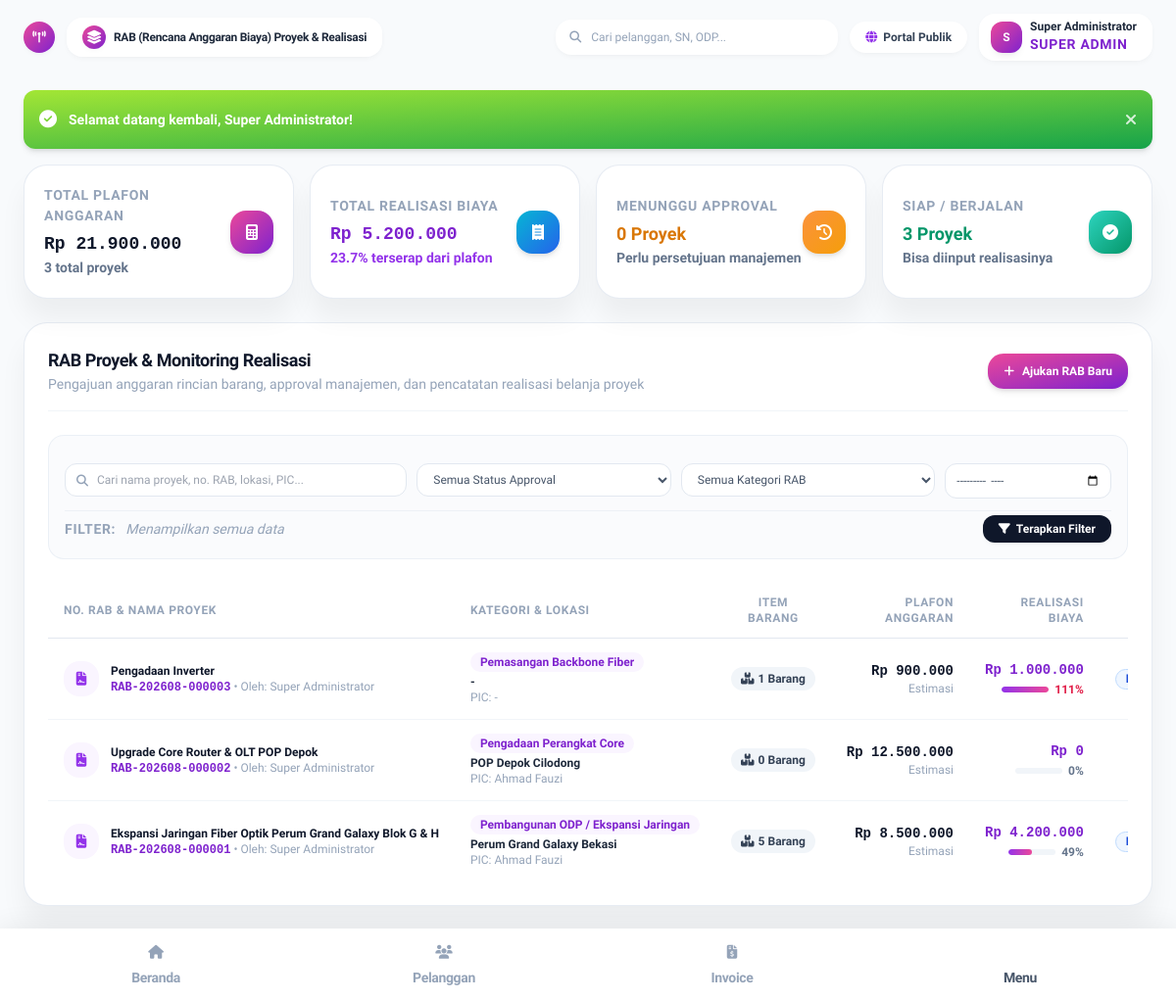
Screenshot of /index.php?page=rab (signed in) with the database file from the repository.
### tables this page shows
CREATE TABLE rabs (
    id INTEGER PRIMARY KEY AUTOINCREMENT,
    rab_no TEXT NOT NULL UNIQUE,
    project_name TEXT NOT NULL,
    category_id INTEGER,
    location TEXT,
    pic_name TEXT,
    customer_id INTEGER,
    start_date DATE,
    end_date DATE,
    budget_total INTEGER NOT NULL DEFAULT 0,
    realized_total INTEGER NOT NULL DEFAULT 0,
    status TEXT NOT NULL DEFAULT 'draft', -- draft, submitted, approved, rejected, in_progress, completed, cancelled
    description TEXT,
    created_by INTEGER,
    approved_by INTEGER,
    created_at DATETIME DEFAULT CURRENT_TIMESTAMP,
    updated_at DATETIME DEFAULT CURRENT_TIMESTAMP,
    FOREIGN KEY (category_id) REFERENCES rab_categories(id) ON DELETE SET NULL,
    FOREIGN KEY (customer_id) REFERENCES customers(id) ON DELETE SET NULL,
    FOREIGN KEY (created_by) REFERENCES users(id) ON DELETE SET NULL,
    FOREIGN KEY (approved_by) REFERENCES users(id) ON DELETE SET NULL
);

CREATE TABLE rab_categories (
    id INTEGER PRIMARY KEY AUTOINCREMENT,
    name TEXT NOT NULL,
    description TEXT
);

### app/Controllers/RabController.php (called while the page is built, shortened)
<?php
require_once __DIR__ . '/../Services/AuthService.php';
require_once __DIR__ . '/../Helpers/Helper.php';
class RabController {
    public function index(): void {
        $pdo = getDbConnection();
        $where = [];
        $params = [];
        $whereSql = !empty($where) ? "WHERE " . implode(" AND ", $where) : "";
        $stmt = $pdo->prepare("
            SELECT r.*, c.name as category_name, u.name as creator_name, app.name as approver_name
            FROM rabs r
            LEFT JOIN rab_categories c ON r.category_id = c.id
            LEFT JOIN users u ON r.created_by = u.id
            LEFT JOIN users app ON r.approved_by = app.id
            {$whereSql}
            ORDER BY r.id DESC
        ");
        $stmt->execute($params);
        $rabs = $stmt->fetchAll();
        $summary = $pdo->query("
            SELECT
                COALESCE(SUM(budget_total), 0) as total_budget,
                COALESCE(SUM(realized_total), 0) as total_realized,
                COUNT(CASE WHEN status = 'submitted' THEN 1 END) as count_submitted,
                COUNT(CASE WHEN status IN ('approved', 'in_progress') THEN 1 END) as count_approved,
                COUNT(id) as total_count
            FROM rabs
        ")->fetch();
        require __DIR__ . '/../Views/rab/index.php';
        require __DIR__ . '/../Views/layouts/main.php';
    }
}

### app/Services/AuthService.php (called while the page is built, shortened)
<?php
class AuthService {
    public static function user(): ?array {
        if (!empty($_SESSION['user'])) {
            return $_SESSION['user'];
        }
        return self::tryAutoLoginWithToken();
    }
    public static function hasPermission(string $permission): bool {
        $user = self::user();
        $roleName = $user['role_name'] ?? '';
        if ($roleName === 'super_admin') {
            return true;
        }
        $perms = $_SESSION['permissions'] ?? [];
        return in_array($permission, $perms, true);
    }
}

### app/Views/rab/index.php (the view, shortened to what this page needs)
<?php
$totalBudget = (int)($summary['total_budget'] ?? 0);
$totalRealized = (int)($summary['total_realized'] ?? 0);
$countSubmitted = (int)($summary['count_submitted'] ?? 0);
$countApproved = (int)($summary['count_approved'] ?? 0);
$hasActiveFilters = !empty($_GET['search']) || !empty($_GET['status']) || !empty($_GET['category_id']) || !empty($_GET['month']);
?>
<div class="space-y-6">
  <div class="grid grid-cols-1 sm:grid-cols-2 lg:grid-cols-4 gap-4">
    <div class="bg-white rounded-3xl p-5 border border-slate-200/80 shadow-soft-xl flex items-center justify-between">
      <div>
        <span class="text-3xs font-extrabold uppercase tracking-wider text-slate-400 block mb-1">Total Plafon Anggaran</span>
        <h4 class="text-lg font-black text-slate-900 font-mono"><?php echo Helper::formatRupiah($totalBudget); ?></h4>
        <span class="text-3xs text-slate-500 font-semibold"><?php echo (int)($summary['total_count'] ?? count($rabs)); ?> total proyek</span>
      </div>
      <div class="w-11 h-11 rounded-2xl bg-gradient-to-tl from-purple-700 to-pink-500 text-white flex items-center justify-center text-base shadow-soft-md shrink-0">
        <i class="fa-solid fa-calculator"></i>
      </div>
    </div>
    <div class="bg-white rounded-3xl p-5 border border-slate-200/80 shadow-soft-xl flex items-center justify-between">
      <div>
        <span class="text-3xs font-extrabold uppercase tracking-wider text-slate-400 block mb-1">Total Realisasi Biaya</span>
        <h4 class="text-lg font-black text-purple-700 font-mono"><?php echo Helper::formatRupiah($totalRealized); ?></h4>
        <?php $overallPct = $totalBudget > 0 ? round(($totalRealized / $totalBudget) * 100, 1) : 0; ?>
        <span class="text-3xs text-purple-600 font-bold"><?php echo $overallPct; ?>% terserap dari plafon</span>
      </div>
      <div class="w-11 h-11 rounded-2xl bg-gradient-to-tl from-blue-600 to-cyan-500 text-white flex items-center justify-center text-base shadow-soft-md shrink-0">
        <i class="fa-solid fa-receipt"></i>
      </div>
    </div>
    <div class="bg-white rounded-3xl p-5 border border-slate-200/80 shadow-soft-xl flex items-center justify-between">
      <div>
        <span class="text-3xs font-extrabold uppercase tracking-wider text-slate-400 block mb-1">Menunggu Approval</span>
        <h4 class="text-lg font-black text-amber-600"><?php echo $countSubmitted; ?> Proyek</h4>
        <span class="text-3xs text-slate-500 font-semibold">Perlu persetujuan manajemen</span>
      </div>
      <div class="w-11 h-11 rounded-2xl bg-gradient-to-tl from-amber-500 to-orange-400 text-white flex items-center justify-center text-base shadow-soft-md shrink-0">
        <i class="fa-solid fa-clock-rotate-left"></i>
      </div>
    </div>
    <div class="bg-white rounded-3xl p-5 border border-slate-200/80 shadow-soft-xl flex items-center justify-between">
      <div>
        <span class="text-3xs font-extrabold uppercase tracking-wider text-slate-400 block mb-1">Siap / Berjalan</span>
        <h4 class="text-lg font-black text-emerald-600"><?php echo $countApproved; ?> Proyek</h4>
        <span class="text-3xs text-slate-500 font-semibold">Bisa diinput realisasinya</span>
      </div>
      <div class="w-11 h-11 rounded-2xl bg-gradient-to-tl from-emerald-600 to-teal-400 text-white flex items-center justify-center text-base shadow-soft-md shrink-0">
        <i class="fa-solid fa-circle-check"></i>
      </div>
    </div>
  </div>
  <div class="bg-white rounded-3xl p-6 border border-slate-200/80 shadow-soft-xl space-y-6">
    <div class="flex flex-col sm:flex-row sm:items-center sm:justify-between gap-4 border-b border-slate-100 pb-4">
      <div>
        <h4 class="font-black text-slate-900 text-lg tracking-tight">RAB Proyek & Monitoring Realisasi</h4>
        <p class="text-2xs text-slate-400">Pengajuan anggaran rincian barang, approval manajemen, dan pencatatan realisasi belanja proyek</p>
      </div>
      <?php if (AuthService::hasPermission('rab.create')): ?>
      <button type="button" onclick="openRabModal()" class="px-4 py-2.5 text-xs font-bold text-white bg-gradient-to-tl from-purple-700 to-pink-500 rounded-2xl shadow-soft-md hover:scale-105 transition-all flex items-center gap-2">
        <i class="fa-solid fa-plus text-xs"></i>
        <span>Ajukan RAB Baru</span>
      </button>
      <?php endif; ?>
    </div>
    <form method="GET" action="<?php echo Helper::url('rab'); ?>" class="bg-slate-50/70 p-4 rounded-2xl border border-slate-200/60 space-y-3">
      <div class="grid grid-cols-1 sm:grid-cols-2 lg:grid-cols-12 gap-2.5">
        <div class="lg:col-span-4 relative">
          <div class="absolute inset-y-0 left-0 pl-3 flex items-center pointer-events-none text-slate-400">
          </div>
          <input type="text" name="search" value="<?php echo Helper::e($_GET['search'] ?? ''); ?>" placeholder="Cari nama proyek, no. RAB, lokasi, PIC..." class="w-full text-xs pl-8 pr-3 py-2 rounded-xl border border-slate-200 bg-white focus:outline-none focus:border-purple-500">
        </div>
        <div class="lg:col-span-3">
          <select name="status" class="w-full text-xs px-3 py-2 rounded-xl border border-slate-200 bg-white focus:outline-none focus:border-purple-500 font-medium">
            <option value="">Semua Status Approval</option>
          </select>
        </div>
        <div class="lg:col-span-3">
          <select name="category_id" class="w-full text-xs px-3 py-2 rounded-xl border border-slate-200 bg-white focus:outline-none focus:border-purple-500 font-medium">
            <option value="">Semua Kategori RAB</option>
          </select>
        </div>
        <div class="lg:col-span-2">
          <input type="month" name="month" value="<?php echo Helper::e($_GET['month'] ?? ''); ?>" class="w-full text-xs px-2.5 py-2 rounded-xl border border-slate-200 bg-white focus:outline-none focus:border-purple-500 font-medium" title="Pilih Bulan Periode Proyek">
        </div>
      </div>
      <div class="flex items-center justify-between pt-1 border-t border-slate-200/50">
        <div class="flex flex-wrap items-center gap-1.5">
          <span class="text-3xs font-extrabold uppercase tracking-wider text-slate-400 mr-1">Filter:</span>
          <?php if (!$hasActiveFilters): ?>
            <span class="text-3xs text-slate-400 italic">Menampilkan semua data</span>
          <?php endif; ?>
        </div>
        <div class="flex items-center gap-2">
          <button type="submit" class="px-4 py-1.5 text-xs font-bold text-white bg-slate-900 hover:bg-slate-800 rounded-xl shadow-soft-xs transition-colors flex items-center gap-1.5">
            <i class="fa-solid fa-filter text-2xs"></i>
            <span>Terapkan Filter</span>
          </button>
        </div>
      </div>
    </form>
    <div class="overflow-x-auto">
      <table class="w-full text-xs text-left">
        <thead>
          <tr class="border-b border-slate-200 text-slate-400 uppercase text-3xs tracking-wider">
            <th class="py-3 px-4 font-bold">No. RAB & Nama Proyek</th>
            <th class="py-3 px-4 font-bold">Kategori & Lokasi</th>
            <th class="py-3 px-4 font-bold text-center">Item Barang</th>
            <th class="py-3 px-4 font-bold text-right">Plafon Anggaran</th>
            <th class="py-3 px-4 font-bold text-right">Realisasi Biaya</th>
            <th class="py-3 px-4 font-bold text-center">Status</th>
          </tr>
        </thead>
        <tbody class="divide-y divide-slate-100">
          <?php if (empty($rabs)): ?>
          <tr>
            <td colspan="7" class="py-12 text-center text-slate-400">
              <i class="fa-solid fa-calculator text-3xl mb-2 block text-slate-300"></i>
              <?php if ($hasActiveFilters): ?>
                Tidak ada data RAB yang sesuai dengan filter pencarian
              <?php else: ?>
                Belum ada pengajuan RAB proyek yang terdaftar
              <?php endif; ?>
            </td>
          </tr>
          <?php else: ?>
            <?php foreach ($rabs as $r):
              $itemCount = count($r['items']);
              $pct = $r['budget_total'] > 0 ? round(($r['realized_total'] / $r['budget_total']) * 100) : 0;
            ?>
            <tr class="hover:bg-slate-50/80 transition-colors">
              <td class="py-3.5 px-4 whitespace-nowrap">
                <div class="flex items-center gap-3">
                  <div class="w-9 h-9 rounded-2xl bg-purple-50 text-purple-600 flex items-center justify-center text-sm font-black shrink-0">
                    <i class="fa-solid fa-file-contract"></i>
                  </div>
                  <div>
                    <span class="text-xs font-bold text-slate-900 block"><?php echo Helper::e($r['project_name']); ?></span>
                    <span class="text-3xs text-purple-700 font-mono font-bold"><?php echo Helper::e($r['rab_no']); ?></span>
                    <?php if (!empty($r['creator_name'])): ?>
                      <span class="text-3xs text-slate-400">&bull; Oleh: <?php echo Helper::e($r['creator_name']); ?></span>
                    <?php endif; ?>
                  </div>
                </div>
              </td>
              <td class="py-3.5 px-4 whitespace-nowrap text-xs">
                <span class="px-2.5 py-0.5 rounded-xl bg-purple-50 text-purple-700 font-bold text-3xs inline-block mb-0.5">
                  <?php echo Helper::e($r['category_name'] ?: 'Umum'); ?>
                </span>
                <span class="text-slate-800 font-semibold block text-2xs"><?php echo Helper::e($r['location'] ?: '-'); ?></span>
                <span class="text-3xs text-slate-400">PIC: <?php echo Helper::e($r['pic_name'] ?: '-'); ?></span>
              </td>
              <td class="py-3.5 px-4 text-center whitespace-nowrap">
                <button type="button"
                        onclick='openRabDetailModal(<?php echo htmlspecialchars(json_encode($r), ENT_QUOTES, "UTF-8"); ?>)'
                        class="px-2.5 py-1 rounded-xl bg-slate-100 hover:bg-purple-100 text-slate-700 hover:text-purple-700 font-bold text-3xs transition-colors inline-flex items-center gap-1">
                  <i class="fa-solid fa-boxes-stacked text-3xs"></i>
                  <span><?php echo $itemCount; ?> Barang</span>
                </button>
              </td>
              <td class="py-3.5 px-4 text-right whitespace-nowrap">
                <span class="text-sm font-black text-slate-900 font-mono block"><?php echo Helper::formatRupiah($r['budget_total']); ?></span>
                <span class="text-3xs text-slate-400">Estimasi</span>
              </td>
              <td class="py-3.5 px-4 text-right whitespace-nowrap">
                <span class="text-sm font-black text-purple-700 font-mono block"><?php echo Helper::formatRupiah($r['realized_total']); ?></span>
                <div class="flex items-center justify-end gap-1.5 mt-0.5">
                  <div class="w-12 bg-slate-100 rounded-full h-1.5 overflow-hidden">
                    <div class="bg-gradient-to-r from-purple-600 to-pink-500 h-1.5 rounded-full" style="width: <?php echo min(100, $pct); ?>%"></div>
                  </div>
                  <span class="text-3xs font-bold <?php echo $pct > 100 ? 'text-rose-600' : 'text-slate-500'; ?>"><?php echo $pct; ?>%</span>
                </div>
              </td>
              <td class="py-3.5 px-4 text-center whitespace-nowrap">
                <?php echo Helper::statusBadge($r['status']); ?>
              </td>
            </tr>
            <?php endforeach; ?>
          <?php endif; ?>
        </tbody>
      </table>
    </div>
  </div>
</div>

### app/Views/layouts/main.php (style rules this page uses)
body { font-family: 'Plus Jakarta Sans', sans-serif; background-color: #f8fafc; -webkit-tap-highlight-color: transparent; }

### rows the page displays
rabs: project_name "Pengadaan Inverter", rab_no "RAB-202608-000003", creator_name "Super Administrator", category.name "Pemasangan Backbone Fiber", location "-", pic_name "-", itemCount "1", budget_total "Rp 900.000", realized_total "Rp 1.000.000", pct "111"
rabs: project_name "Upgrade Core Router & OLT POP Depok", rab_no "RAB-202608-000002", creator_name "Super Administrator", category.name "Pengadaan Perangkat Core", location "POP Depok Cilodong", pic_name "Ahmad Fauzi", itemCount "0", budget_total "Rp 12.500.000", realized_total "Rp 0", realized_total "0"
rabs: project_name "Ekspansi Jaringan Fiber Optik Perum Grand Galaxy Blok G & H", rab_no "RAB-202608-000001", creator_name "Super Administrator", category.name "Pembangunan ODP / Ekspansi Jaringan", location "Perum Grand Galaxy Bekasi", pic_name "Ahmad Fauzi", itemCount "5", budget_total "Rp 8.500.000", realized_total "Rp 4.200.000", pct "49"

### other values shown
Helper::e($pageTitle) "RAB (Rencana Anggaran Biaya) Proyek & Realisasi"
substr($user['name'] ?? 'A', 0, 1) "S"
Helper::e($user['name'] ?? 'Admin') "Super Administrator"
Helper::e($message) "Selamat datang kembali, Super Administrator!"
Helper::formatRupiah($totalBudget) "Rp 21.900.000"
$summary['total_count'] "3"
Helper::formatRupiah($totalRealized) "Rp 5.200.000"
$overallPct "23.7"
$countSubmitted "0"
$countApproved "3"
$label "Beranda Pelanggan Invoice"
